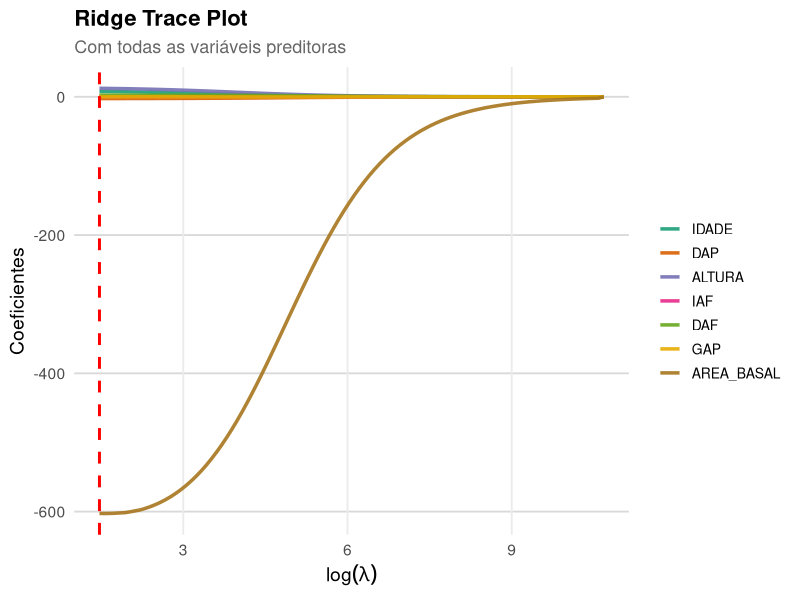

Write the R code that produced this figure. (Note: this script raises an error after producing the figure.)
# Carregar pacotes
library(readxl)
library(caret)
library(glmnet)
library(car)
library(corrplot)
library(ggplot2)
library(reshape2)

# Ler os dados
dados <- read_excel("dados_pinus.xlsx")

#------------------ Modelo Ridge Completo ----------------------------#
set.seed(123)
train_index <- createDataPartition(dados$VOLUME, p = 0.9, list = FALSE)
dados_treino <- dados[train_index, ]
dados_teste <- dados[-train_index, ]

x_train <- model.matrix(VOLUME ~ ., dados_treino)[, -1]  # Remove intercepto
y_train <- dados_treino$VOLUME

x_test <- model.matrix(VOLUME ~ ., dados_teste)[, -1]
y_test <- dados_teste$VOLUME

# Regressão Ridge (alpha = 0)
cv_ridge <- cv.glmnet(x_train, y_train, alpha = 0, standardize = TRUE)

# Melhor lambda
best_lambda_ridge <- cv_ridge$lambda.min
cat("Melhor lambda (Ridge):", best_lambda_ridge, "\n")


modelo_ridge <- glmnet(x_train, y_train,
                       alpha = 0,
                       lambda = best_lambda_ridge,
                       standardize = TRUE)


# Coeficientes do modelo final
coef_ridge <- coef(modelo_ridge)
print(coef_ridge)

# Predição no conjunto de teste
y_pred_ridge <- predict(modelo_ridge, s = best_lambda_ridge, newx = x_test)

R2_ridge <- cor(y_test, y_pred_ridge)^2
rmse_ridge <- sqrt(mean((y_test - y_pred_ridge)^2))
mae_ridge <- mean(abs(y_test - y_pred_ridge))

cat("\nDesempenho do modelo Ridge (com todas as variáveis):\n")
cat("R²:", R2_ridge, "\nRMSE:", rmse_ridge, "\nMAE:", mae_ridge, "\n")

modelo_ridge_seq <- glmnet(x_train, y_train, alpha = 0, standardize = TRUE)


# Extrair os coeficientes do modelo Ridge
coefs <- as.matrix(modelo_ridge_seq$beta)
lambdas <- modelo_ridge_seq$lambda
df_coef <- as.data.frame(t(coefs))
df_coef$lambda <- log(lambdas)  # log(lambda)

# Transformar para formato longo (long format)
df_long <- melt(df_coef, id.vars = "lambda", 
                variable.name = "Variavel", 
                value.name = "Coeficiente")

#Plot com ggplot2
ggplot(df_long, aes(x = lambda, y = Coeficiente, color = Variavel)) +
  geom_line(size = 1.2, alpha = 0.9) +  # Linhas suaves e grossas
  geom_vline(xintercept = log(best_lambda_ridge), 
             color = "red", linetype = "dashed", size = 1) +
  labs(
    title = "Ridge Trace Plot",
    subtitle = "Com todas as variáveis preditoras",
    x = expression(log(lambda)),
    y = "Coeficientes"
  ) +
  scale_color_brewer(palette = "Dark2") +  # Paleta de cores agradável
  theme_minimal(base_size = 14) +
  theme(
    plot.title = element_text(face = "bold", size = 16),
    plot.subtitle = element_text(size = 13, color = "gray40"),
    legend.title = element_blank(),
    legend.text = element_text(size = 10),
    legend.position = "right",
    panel.grid.minor = element_blank(),
    panel.grid.major.y = element_line(color = "gray85")
  )
#------------------------------------------------------------------------------#




#------------------------------------------------------------------------------#
# Modelo Ridge sem (Area Basal)

# Remover a variável AREA_BASAL
dados_sem_area <- dados %>% select(-AREA_BASAL)

# Dividir em treino/teste
set.seed(123)
train_index2 <- createDataPartition(dados_sem_area$VOLUME, p = 0.9, list = FALSE)
dados_treino2 <- dados_sem_area[train_index2, ]
dados_teste2 <- dados_sem_area[-train_index2, ]

# Matriz de preditores
x_train2 <- model.matrix(VOLUME ~ ., dados_treino2)[, -1]
y_train2 <- dados_treino2$VOLUME

x_test2 <- model.matrix(VOLUME ~ ., dados_teste2)[, -1]
y_test2 <- dados_teste2$VOLUME

# Ridge com CV sem Área Basal
cv_ridge2 <- cv.glmnet(x_train2, y_train2, alpha = 0, standardize = TRUE)
best_lambda_ridge2 <- cv_ridge2$lambda.min
modelo_ridge2 <- glmnet(x_train2, y_train2, alpha = 0, 
                        lambda = best_lambda_ridge2, 
                        standardize = TRUE)

# Predição e avaliação
y_pred_ridge2 <- predict(modelo_ridge2, s = best_lambda_ridge2, newx = x_test2)
R2_ridge2 <- cor(y_test2, y_pred_ridge2)^2
rmse_ridge2 <- sqrt(mean((y_test2 - y_pred_ridge2)^2))
mae_ridge2 <- mean(abs(y_test2 - y_pred_ridge2))

cat("\nRidge SEM Área Basal:\n")
cat("R²:", R2_ridge2, "\nRMSE:", rmse_ridge2, "\nMAE:", mae_ridge2, "\n")

# Ajusta o modelo Ridge
modelo_ridge2 <- glmnet(x_train2, y_train2, alpha = 0, standardize = TRUE)

# Extrai os coeficientes
coefs <- as.matrix(modelo_ridge2$beta)
lambdas <- modelo_ridge2$lambda
df_coef <- as.data.frame(t(coefs))
df_coef$lambda <- log(lambdas)  # log(lambda)
df_long <- melt(df_coef, id.vars = "lambda", variable.name = "Variavel", value.name = "Coeficiente")

# Gráfico customizado com ggplot2
# Gráfico customizado com estética refinada
ggplot(df_long, aes(x = lambda, y = Coeficiente, color = Variavel)) +
  geom_line(size = 1.2, alpha = 0.9) +  # Linhas mais espessas e levemente transparentes
  geom_vline(xintercept = log(best_lambda_ridge2), 
             color = "red", linetype = "dashed", size = 1) +
  labs(
    title = "Ridge Trace Plot",
    subtitle = "Modelo Ridge sem a variável Área Basal",
    x = expression(log(lambda)),
    y = "Coeficientes dos preditores"
  ) +
  scale_color_brewer(palette = "Dark2") +  # Paleta de cores suave
  theme_minimal(base_size = 14) +
  theme(
    plot.title = element_text(face = "bold", size = 16),
    plot.subtitle = element_text(size = 13, color = "gray40"),
    legend.title = element_blank(),
    legend.text = element_text(size = 11),
    legend.position = "right",
    panel.grid.minor = element_blank(),
    panel.grid.major.y = element_line(color = "gray85")
  )



#------------------------------------------------------------------------------------------------#
# Gráfico de Validação Cruzada
#Mostra o erro médio de validação (MSE) para cada valor de lambda.

plot(cv_ridge)



vif_model <- lm(VOLUME ~ ., data = dados_treino)
vif(vif_model)


#------------------------------------------------------------------------------------------------#


















#------------------ Modelo Ridge (sem DAP) ----------------------------#
# Remover DAP
dados_sem_dap <- dados %>% select(-DAP)

# Dividir dados em treino e teste
set.seed(123)
train_idx_dap <- createDataPartition(dados_sem_dap$VOLUME, p = 0.8, list = FALSE)
dados_treino_dap <- dados_sem_dap[train_idx_dap, ]
dados_teste_dap  <- dados_sem_dap[-train_idx_dap, ]

x_train_dap <- model.matrix(VOLUME ~ ., dados_treino_dap)[, -1]
y_train_dap <- dados_treino_dap$VOLUME

x_test_dap <- model.matrix(VOLUME ~ ., dados_teste_dap)[, -1]
y_test_dap <- dados_teste_dap$VOLUME

cv_ridge_dap <- cv.glmnet(x_train_dap, y_train_dap, alpha = 0, standardize = TRUE)
best_lambda_dap <- cv_ridge_dap$lambda.min
cat("Melhor lambda (sem DAP):", best_lambda_dap, "\n")

modelo_ridge_dap <- glmnet(x_train_dap, y_train_dap,
                           alpha = 0,
                           lambda = best_lambda_dap,
                           standardize = TRUE)
coef(modelo_ridge_dap)

# Predição
y_pred_dap <- predict(modelo_ridge_dap, s = best_lambda_dap, newx = x_test_dap)

# Métricas de desempenho
R2_dap <- cor(y_test_dap, y_pred_dap)^2
rmse_dap <- sqrt(mean((y_test_dap - y_pred_dap)^2))
mae_dap <- mean(abs(y_test_dap - y_pred_dap))

cat("\nModelo Ridge SEM DAP:\n")
cat("R²:", R2_dap, "\nRMSE:", rmse_dap, "\nMAE:", mae_dap, "\n")



#------------------ Modelo Ridge (sem DAP + Area basal) ----------------------------#
# Remover as duas variáveis
dados_sem_dap_ab <- dados %>% select(-DAP, -AREA_BASAL)

# Dividir em treino e teste
set.seed(123)
train_idx_dap_ab <- createDataPartition(dados_sem_dap_ab$VOLUME, p = 0.7, list = FALSE)
dados_treino_dap_ab <- dados_sem_dap_ab[train_idx_dap_ab, ]
dados_teste_dap_ab  <- dados_sem_dap_ab[-train_idx_dap_ab, ]


x_train_dap_ab <- model.matrix(VOLUME ~ ., dados_treino_dap_ab)[, -1]
y_train_dap_ab <- dados_treino_dap_ab$VOLUME

x_test_dap_ab <- model.matrix(VOLUME ~ ., dados_teste_dap_ab)[, -1]
y_test_dap_ab <- dados_teste_dap_ab$VOLUME

cv_ridge_dap_ab <- cv.glmnet(x_train_dap_ab, y_train_dap_ab, alpha = 0, standardize = TRUE)
best_lambda_dap_ab <- cv_ridge_dap_ab$lambda.min
cat("Melhor lambda (sem DAP e Área Basal):", best_lambda_dap_ab, "\n")

modelo_ridge_dap_ab <- glmnet(x_train_dap_ab, y_train_dap_ab,
                              alpha = 0,
                              lambda = best_lambda_dap_ab,
                              standardize = TRUE)


y_pred_dap_ab <- predict(modelo_ridge_dap_ab, s = best_lambda_dap_ab, newx = x_test_dap_ab)

R2_dap_ab <- cor(y_test_dap_ab, y_pred_dap_ab)^2
rmse_dap_ab <- sqrt(mean((y_test_dap_ab - y_pred_dap_ab)^2))
mae_dap_ab <- mean(abs(y_test_dap_ab - y_pred_dap_ab))

cat("\nModelo Ridge SEM DAP e SEM Área Basal:\n")
cat("R²:", R2_dap_ab, "\nRMSE:", rmse_dap_ab, "\nMAE:", mae_dap_ab, "\n")
#------------------------------------------------------------------------------#



#--------------- Modelo Lasso Geral --------------------------------------------#
# Preparar dados completos
set.seed(123)
train_index_lasso <- createDataPartition(dados$VOLUME, p = 0.8, list = FALSE)
dados_treino_lasso <- dados[train_index_lasso, ]
dados_teste_lasso  <- dados[-train_index_lasso, ]

x_train_lasso <- model.matrix(VOLUME ~ ., dados_treino_lasso)[, -1]
y_train_lasso <- dados_treino_lasso$VOLUME

x_test_lasso <- model.matrix(VOLUME ~ ., dados_teste_lasso)[, -1]
y_test_lasso <- dados_teste_lasso$VOLUME

# Validação cruzada para Lasso (alpha = 1)
cv_lasso <- cv.glmnet(x_train_lasso, y_train_lasso, alpha = 1, standardize = TRUE)
best_lambda_lasso <- cv_lasso$lambda.min
modelo_lasso <- glmnet(x_train_lasso, y_train_lasso, alpha = 1, lambda = best_lambda_lasso, standardize = TRUE)

# Predição no teste
y_pred_lasso <- predict(modelo_lasso, s = best_lambda_lasso, newx = x_test_lasso)
R2_lasso <- cor(y_test_lasso, y_pred_lasso)^2
rmse_lasso <- sqrt(mean((y_test_lasso - y_pred_lasso)^2))
mae_lasso <- mean(abs(y_test_lasso - y_pred_lasso))

# Variáveis selecionadas
coef_lasso <- coef(modelo_lasso)
variaveis_lasso <- rownames(coef_lasso)[coef_lasso[, 1] != 0 & rownames(coef_lasso) != "(Intercept)"]

cat("Lasso COM todas as variáveis:\n")
cat("R²:", R2_lasso, "\nRMSE:", rmse_lasso, "\nMAE:", mae_lasso, "\n")
cat("Variáveis selecionadas:", paste(variaveis_lasso, collapse = ", "), "\n")



#--------------- Modelo Lasso (Sem Aerea Basal) --------------------------------------------#
# Remover AREA_BASAL
dados_lasso_ab <- dados %>% select(-AREA_BASAL)

# Dividir treino/teste
set.seed(123)
train_index_lasso_ab <- createDataPartition(dados_lasso_ab$VOLUME, p = 0.8, list = FALSE)
dados_treino_lasso_ab <- dados_lasso_ab[train_index_lasso_ab, ]
dados_teste_lasso_ab  <- dados_lasso_ab[-train_index_lasso_ab, ]

# Matriz de preditores
x_train_lasso_ab <- model.matrix(VOLUME ~ ., dados_treino_lasso_ab)[, -1]
y_train_lasso_ab <- dados_treino_lasso_ab$VOLUME

x_test_lasso_ab <- model.matrix(VOLUME ~ ., dados_teste_lasso_ab)[, -1]
y_test_lasso_ab <- dados_teste_lasso_ab$VOLUME

# Ajuste do modelo Lasso com validação cruzada
cv_lasso_ab <- cv.glmnet(x_train_lasso_ab, y_train_lasso_ab, alpha = 1, standardize = TRUE)
best_lambda_lasso_ab <- cv_lasso_ab$lambda.min

modelo_lasso_ab <- glmnet(x_train_lasso_ab, y_train_lasso_ab,
                          alpha = 1,
                          lambda = best_lambda_lasso_ab,
                          standardize = TRUE)

# Predição e métricas
y_pred_lasso_ab <- predict(modelo_lasso_ab, s = best_lambda_lasso_ab, newx = x_test_lasso_ab)
R2_lasso_ab <- cor(y_test_lasso_ab, y_pred_lasso_ab)^2
rmse_lasso_ab <- sqrt(mean((y_test_lasso_ab - y_pred_lasso_ab)^2))
mae_lasso_ab <- mean(abs(y_test_lasso_ab - y_pred_lasso_ab))

# Variáveis selecionadas
coef_lasso_ab <- coef(modelo_lasso_ab)
variaveis_lasso_ab <- rownames(coef_lasso_ab)[coef_lasso_ab[, 1] != 0 & rownames(coef_lasso_ab) != "(Intercept)"]

# Resultado
cat("\nLasso SEM AREA_BASAL:\n")
cat("R²:", R2_lasso_ab, "\nRMSE:", rmse_lasso_ab, "\nMAE:", mae_lasso_ab, "\n")
cat("Variáveis selecionadas:", paste(variaveis_lasso_ab, collapse = ", "), "\n")


#--------------- Modelo Lasso (Sem DAP) --------------------------------------------#
# Remover DAP
dados_lasso_dap <- dados %>% select(-DAP)

# Dividir treino/teste
set.seed(123)
train_index_lasso_dap <- createDataPartition(dados_lasso_dap$VOLUME, p = 0.8, list = FALSE)
dados_treino_lasso_dap <- dados_lasso_dap[train_index_lasso_dap, ]
dados_teste_lasso_dap  <- dados_lasso_dap[-train_index_lasso_dap, ]

# Matriz de preditores
x_train_lasso_dap <- model.matrix(VOLUME ~ ., dados_treino_lasso_dap)[, -1]
y_train_lasso_dap <- dados_treino_lasso_dap$VOLUME

x_test_lasso_dap <- model.matrix(VOLUME ~ ., dados_teste_lasso_dap)[, -1]
y_test_lasso_dap <- dados_teste_lasso_dap$VOLUME

# Ajustar modelo Lasso
cv_lasso_dap <- cv.glmnet(x_train_lasso_dap, y_train_lasso_dap, alpha = 1, standardize = TRUE)
best_lambda_lasso_dap <- cv_lasso_dap$lambda.min

modelo_lasso_dap <- glmnet(x_train_lasso_dap, y_train_lasso_dap,
                           alpha = 1,
                           lambda = best_lambda_lasso_dap,
                           standardize = TRUE)

# Predição e métricas
y_pred_lasso_dap <- predict(modelo_lasso_dap, s = best_lambda_lasso_dap, newx = x_test_lasso_dap)
R2_lasso_dap <- cor(y_test_lasso_dap, y_pred_lasso_dap)^2
rmse_lasso_dap <- sqrt(mean((y_test_lasso_dap - y_pred_lasso_dap)^2))
mae_lasso_dap <- mean(abs(y_test_lasso_dap - y_pred_lasso_dap))

# Variáveis selecionadas
coef_lasso_dap <- coef(modelo_lasso_dap)
variaveis_lasso_dap <- rownames(coef_lasso_dap)[coef_lasso_dap[, 1] != 0 & rownames(coef_lasso_dap) != "(Intercept)"]

# Resultado
cat("\nLasso SEM DAP:\n")
cat("R²:", R2_lasso_dap, "\nRMSE:", rmse_lasso_dap, "\nMAE:", mae_lasso_dap, "\n")
cat("Variáveis selecionadas:", paste(variaveis_lasso_dap, collapse = ", "), "\n")



#--------------- Modelo Lasso (Sem DAP + Area basal) --------------------------------------------#
# Remover DAP e AREA_BASAL
dados_lasso_dap_ab <- dados %>% select(-DAP, -AREA_BASAL)

# Dividir treino/teste
set.seed(123)
train_index_lasso_dap_ab <- createDataPartition(dados_lasso_dap_ab$VOLUME, p = 0.7, list = FALSE)
dados_treino_lasso_dap_ab <- dados_lasso_dap_ab[train_index_lasso_dap_ab, ]
dados_teste_lasso_dap_ab  <- dados_lasso_dap_ab[-train_index_lasso_dap_ab, ]

# Matriz preditores
x_train_lasso_dap_ab <- model.matrix(VOLUME ~ ., dados_treino_lasso_dap_ab)[, -1]
y_train_lasso_dap_ab <- dados_treino_lasso_dap_ab$VOLUME

x_test_lasso_dap_ab <- model.matrix(VOLUME ~ ., dados_teste_lasso_dap_ab)[, -1]
y_test_lasso_dap_ab <- dados_teste_lasso_dap_ab$VOLUME

# Ajustar modelo Lasso com CV
cv_lasso_dap_ab <- cv.glmnet(x_train_lasso_dap_ab, y_train_lasso_dap_ab, alpha = 1, standardize = TRUE)
best_lambda_lasso_dap_ab <- cv_lasso_dap_ab$lambda.min

modelo_lasso_dap_ab <- glmnet(x_train_lasso_dap_ab, y_train_lasso_dap_ab,
                              alpha = 1,
                              lambda = best_lambda_lasso_dap_ab,
                              standardize = TRUE)

# Predição e métricas
y_pred_lasso_dap_ab <- predict(modelo_lasso_dap_ab, s = best_lambda_lasso_dap_ab, newx = x_test_lasso_dap_ab)
R2_lasso_dap_ab <- cor(y_test_lasso_dap_ab, y_pred_lasso_dap_ab)^2
rmse_lasso_dap_ab <- sqrt(mean((y_test_lasso_dap_ab - y_pred_lasso_dap_ab)^2))
mae_lasso_dap_ab <- mean(abs(y_test_lasso_dap_ab - y_pred_lasso_dap_ab))

# Variáveis selecionadas
coef_lasso_dap_ab <- coef(modelo_lasso_dap_ab)
variaveis_lasso_dap_ab <- rownames(coef_lasso_dap_ab)[coef_lasso_dap_ab[, 1] != 0 & rownames(coef_lasso_dap_ab) != "(Intercept)"]

# Resultado
cat("\nLasso SEM DAP e SEM AREA_BASAL:\n")
cat("R²:", R2_lasso_dap_ab, "\nRMSE:", rmse_lasso_dap_ab, "\nMAE:", mae_lasso_dap_ab, "\n")
cat("Variáveis selecionadas:", paste(variaveis_lasso_dap_ab, collapse = ", "), "\n")



#------------------- MODELO Elastic Net ----------------------------------------#

library(caret)
library(glmnet)
library(dplyr)

set.seed(123)

# Dividir dados em treino (70%) e teste (30%)
train_idx <- createDataPartition(dados$VOLUME, p = 0.8, list = FALSE)
dados_treino <- dados[train_idx, ]
dados_teste  <- dados[-train_idx, ]

# Criar matriz preditora e vetor resposta para treino e teste
x_train <- model.matrix(VOLUME ~ ., dados_treino)[, -1]
y_train <- dados_treino$VOLUME

x_test <- model.matrix(VOLUME ~ ., dados_teste)[, -1]
y_test <- dados_teste$VOLUME

# Definir grid para alpha (0 a 1 de 0.1 em 0.1), lambda será ajustado automaticamente
tuneGrid <- expand.grid(
  alpha = seq(0, 1, by = 0.1),
  lambda = NA  # caret vai ajustar
)

# Controle de treino: 10-fold Cross Validation
train_control <- trainControl(method = "cv", number = 10)

# Treinar Elastic Net com caret
elastic_net_model <- train(
  x = x_train,
  y = y_train,
  method = "glmnet",
  tuneGrid = tuneGrid,
  trControl = train_control,
  preProcess = c("center", "scale")
)

# Mostrar os melhores hiperparâmetros
best_alpha <- elastic_net_model$bestTune$alpha
best_lambda <- elastic_net_model$bestTune$lambda
cat("Melhor alpha (mix Ridge/Lasso):", best_alpha, "\n")
cat("Melhor lambda (penalização):", best_lambda, "\n")

# Predição e avaliação no conjunto teste
y_pred <- predict(elastic_net_model, newdata = x_test)
R2 <- cor(y_test, y_pred)^2
rmse <- sqrt(mean((y_test - y_pred)^2))
mae <- mean(abs(y_test - y_pred))

cat("Desempenho no teste:\n")
cat("R²:", R2, "\nRMSE:", rmse, "\nMAE:", mae, "\n")

# Coeficientes do modelo final
coef_elastic <- coef(elastic_net_model$finalModel, s = best_lambda)
variaveis_selecionadas <- rownames(coef_elastic)[coef_elastic[, 1] != 0 & rownames(coef_elastic) != "(Intercept)"]
cat("Variáveis selecionadas:", paste(variaveis_selecionadas, collapse = ", "), "\n")















# Pacotes necessários
library(glmnet)
library(caret)

# Selecionar variáveis
vars_selecionadas <- c("DAP", "ALTURA", "IDADE", "DAF")
formula <- as.formula(paste("VOLUME ~", paste(vars_selecionadas, collapse = " + ")))

# Divisão treino/teste
set.seed(123)
train_index <- createDataPartition(dados$VOLUME, p = 0.8, list = FALSE)
dados_treino <- dados[train_index, ]
dados_teste  <- dados[-train_index, ]

# Matriz para glmnet
x_treino <- model.matrix(formula, dados_treino)[, -1]
y_treino <- dados_treino$VOLUME

x_teste <- model.matrix(formula, dados_teste)[, -1]
y_teste <- dados_teste$VOLUME

### ------------------- RIDGE -------------------
cv_ridge <- cv.glmnet(x_treino, y_treino, alpha = 0, standardize = TRUE)
best_lambda_ridge <- cv_ridge$lambda.min
modelo_ridge <- glmnet(x_treino, y_treino, alpha = 0, lambda = best_lambda_ridge, standardize = TRUE)
pred_ridge <- predict(modelo_ridge, newx = x_teste, s = best_lambda_ridge)

# Métricas Ridge
r2_ridge <- cor(y_teste, pred_ridge)^2
rmse_ridge <- sqrt(mean((y_teste - pred_ridge)^2))
mae_ridge <- mean(abs(y_teste - pred_ridge))
mape_ridge <- mean(abs((y_teste - pred_ridge) / y_teste)) * 100

### ------------------- LASSO -------------------
cv_lasso <- cv.glmnet(x_treino, y_treino, alpha = 1, standardize = TRUE)
best_lambda_lasso <- cv_lasso$lambda.min
modelo_lasso <- glmnet(x_treino, y_treino, alpha = 1, lambda = best_lambda_lasso, standardize = TRUE)
pred_lasso <- predict(modelo_lasso, newx = x_teste, s = best_lambda_lasso)

# Métricas Lasso
r2_lasso <- cor(y_teste, pred_lasso)^2
rmse_lasso <- sqrt(mean((y_teste - pred_lasso)^2))
mae_lasso <- mean(abs(y_teste - pred_lasso))
mape_lasso <- mean(abs((y_teste - pred_lasso) / y_teste)) * 100

### ------------------- Resultados -------------------
cat("===== RIDGE =====\n")
cat("Lambda:", best_lambda_ridge, "\n")
cat("R²:", round(r2_ridge, 4), "\n")
cat("RMSE:", round(rmse_ridge, 4), "\n")
cat("MAE:", round(mae_ridge, 4), "\n")
cat("MAPE (%):", round(mape_ridge, 2), "\n")
cat("Coeficientes:\n")
print(coef(modelo_ridge, s = best_lambda_ridge))

cat("\n===== LASSO =====\n")
cat("Lambda:", best_lambda_lasso, "\n")
cat("R²:", round(r2_lasso, 4), "\n")
cat("RMSE:", round(rmse_lasso, 4), "\n")
cat("MAE:", round(mae_lasso, 4), "\n")
cat("MAPE (%):", round(mape_lasso, 2), "\n")
cat("Coeficientes:\n")
print(coef(modelo_lasso, s = best_lambda_lasso))










